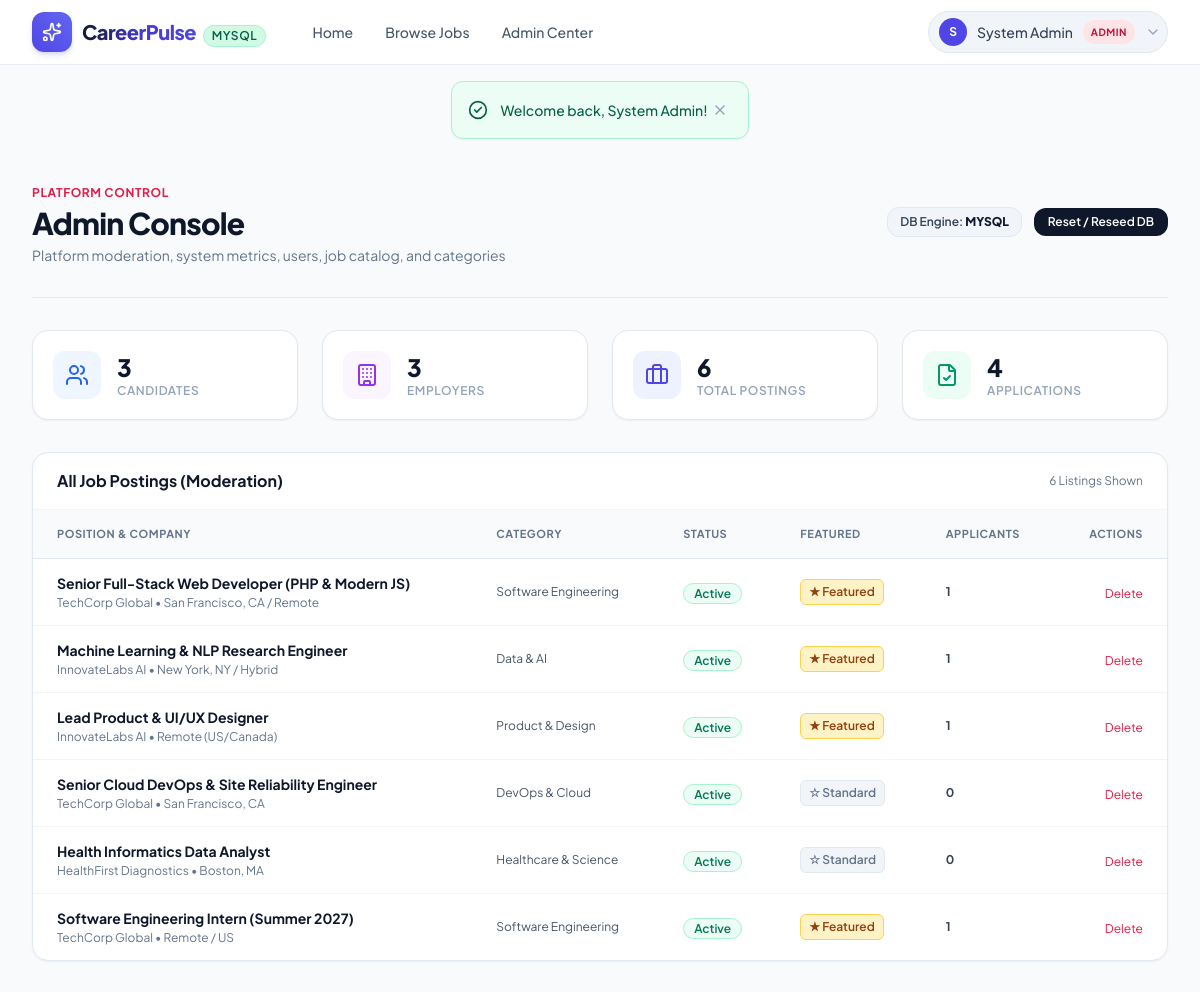
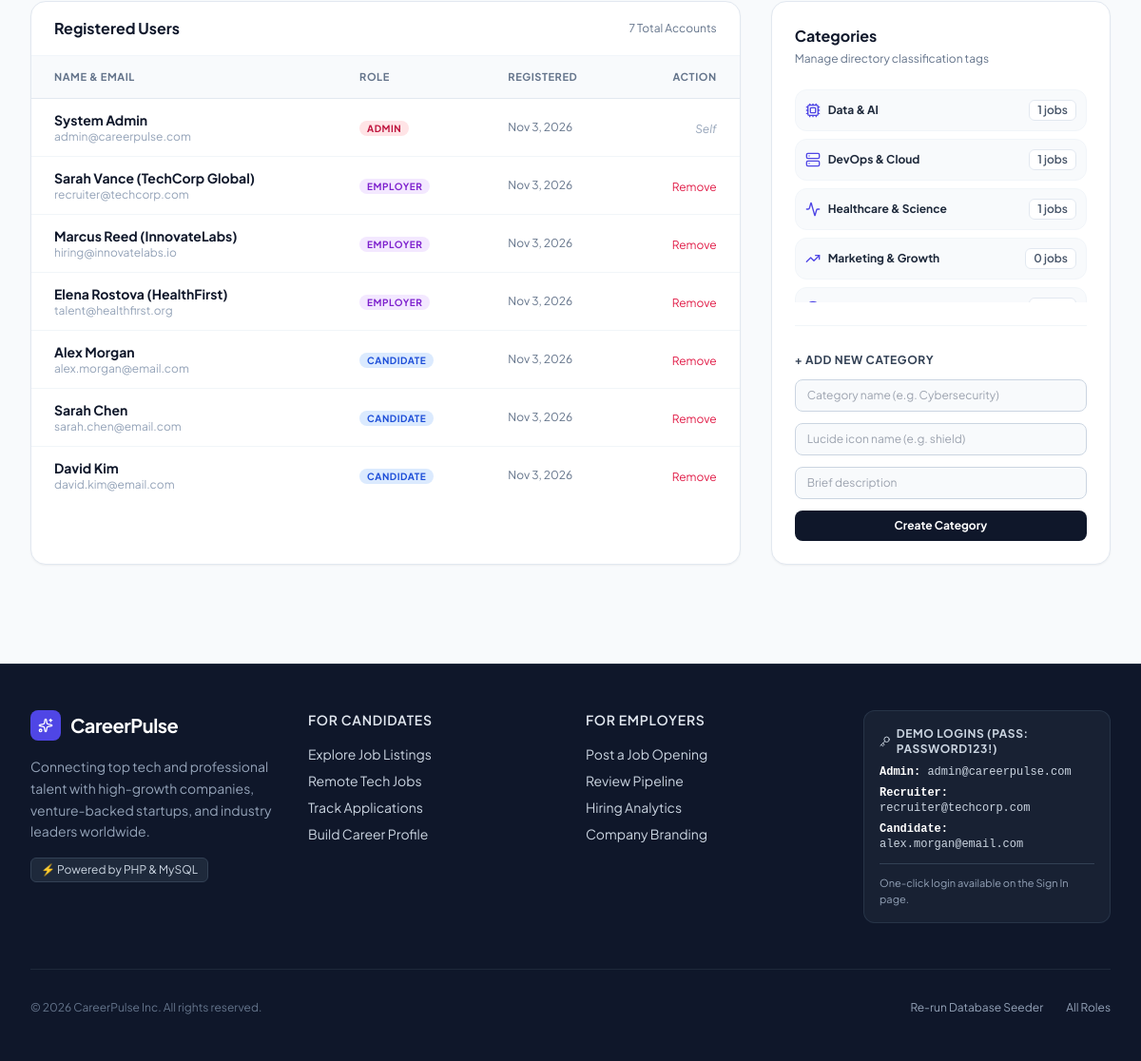
Page /admin/dashboard.php (signed in) on the committed database (2 pictures, top to bottom).
### tables this page shows
CREATE TABLE `users` (
    `id` INT AUTO_INCREMENT PRIMARY KEY,
    `name` VARCHAR(100) NOT NULL,
    `email` VARCHAR(150) NOT NULL UNIQUE,
    `password` VARCHAR(255) NOT NULL,
    `role` ENUM('candidate', 'employer', 'admin') DEFAULT 'candidate',
    `phone` VARCHAR(30) NULL,
    `avatar` VARCHAR(255) NULL,
    `created_at` TIMESTAMP DEFAULT CURRENT_TIMESTAMP,
    `updated_at` TIMESTAMP DEFAULT CURRENT_TIMESTAMP ON UPDATE CURRENT_TIMESTAMP
);

CREATE TABLE `jobs` (
    `id` INT AUTO_INCREMENT PRIMARY KEY,
    `employer_id` INT NOT NULL,
    `category_id` INT NOT NULL,
    `title` VARCHAR(200) NOT NULL,
    `slug` VARCHAR(220) NULL,
    `job_type` ENUM('full-time', 'part-time', 'contract', 'remote', 'internship') DEFAULT 'full-time',
    `experience_level` ENUM('entry', 'mid', 'senior', 'lead', 'executive') DEFAULT 'entry',
    `location` VARCHAR(150) NOT NULL,
    `is_remote` TINYINT(1) DEFAULT 0,
    `salary_min` INT NULL,
    `salary_max` INT NULL,
    `salary_currency` VARCHAR(10) DEFAULT 'USD',
    `description` MEDIUMTEXT NOT NULL,
    `requirements` MEDIUMTEXT NULL,
    `benefits` TEXT NULL,
    `status` ENUM('active', 'paused', 'closed') DEFAULT 'active',
    `is_featured` TINYINT(1) DEFAULT 0,
    `deadline` DATE NULL,
    `created_at` TIMESTAMP DEFAULT CURRENT_TIMESTAMP,
    `updated_at` TIMESTAMP DEFAULT CURRENT_TIMESTAMP ON UPDATE CURRENT_TIMESTAMP,
    FOREIGN KEY (`employer_id`) REFERENCES `users`(`id`) ON DELETE CASCADE,
    FOREIGN KEY (`category_id`) REFERENCES `categories`(`id`) ON DELETE RESTRICT
);

CREATE TABLE `categories` (
    `id` INT AUTO_INCREMENT PRIMARY KEY,
    `name` VARCHAR(100) NOT NULL UNIQUE,
    `slug` VARCHAR(100) NOT NULL UNIQUE,
    `icon` VARCHAR(50) DEFAULT 'briefcase',
    `description` VARCHAR(255) NULL
);

### admin/dashboard.php (the view, shortened to what the rows shown need)
<?php
require_once __DIR__ . '/../config/database.php';
require_once __DIR__ . '/../includes/helpers.php';
require_once __DIR__ . '/../includes/auth.php';
$adminUser = requireAuth('admin');
$users = dbFetchAll("SELECT id, name, email, role, phone, created_at FROM users ORDER BY created_at DESC");
$jobs = dbFetchAll("
    SELECT j.*, ep.company_name, c.name as category_name, COUNT(a.id) as app_count
    FROM jobs j
    LEFT JOIN employer_profiles ep ON ep.user_id = j.employer_id
    LEFT JOIN categories c ON c.id = j.category_id
    LEFT JOIN applications a ON a.job_id = j.id
    GROUP BY j.id
    ORDER BY j.created_at DESC
    LIMIT 20
");
$categories = dbFetchAll("
    SELECT c.*, COUNT(j.id) as job_count
    FROM categories c
    LEFT JOIN jobs j ON j.category_id = c.id
    GROUP BY c.id
    ORDER BY c.name ASC
");
require_once __DIR__ . '/../includes/header.php';
?>
<div class="max-w-7xl mx-auto px-4 sm:px-6 lg:px-8 py-10">
    <div class="flex flex-col sm:flex-row sm:items-center justify-between gap-4 pb-8 border-b border-slate-200">
        <div>
            <h1 class="text-2xl sm:text-3xl font-extrabold text-slate-900 tracking-tight mt-0.5">
                Admin Console
            </h1>
        </div>
    </div>
    <div class="bg-white rounded-2xl border border-slate-200 shadow-sm overflow-hidden mb-8">
        <div class="px-6 py-4 border-b border-slate-100 flex items-center justify-between">
            <h2 class="font-bold text-slate-900 text-base">All Job Postings (Moderation)</h2>
        </div>
        <div class="overflow-x-auto">
            <table class="w-full text-left text-sm">
                <thead class="bg-slate-50 text-[11px] uppercase tracking-wider text-slate-500 border-b border-slate-200 font-semibold">
                    <tr>
                        <th class="px-6 py-3.5">Position &amp; Company</th>
                        <th class="px-6 py-3.5">Category</th>
                        <th class="px-6 py-3.5">Status</th>
                        <th class="px-6 py-3.5">Featured</th>
                        <th class="px-6 py-3.5">Applicants</th>
                        <th class="px-6 py-3.5 text-right">Actions</th>
                    </tr>
                </thead>
                <tbody class="divide-y divide-slate-100">
                    <?php foreach ($jobs as $j): ?>
                        <tr class="hover:bg-slate-50/60 transition">
                            <td class="px-6 py-3.5">
                                <a href="<?= baseUrl('job_details.php?id=' . $j['id']) ?>" class="font-bold text-slate-900 hover:text-brand-600">
                                    <?= e($j['title']) ?>
                                </a>
                                <div class="text-xs text-slate-500 mt-0.5"><?= e($j['company_name'] ?? 'Company') ?> &bull; <?= e($j['location']) ?></div>
                            </td>
                            <td class="px-6 py-3.5 text-xs text-slate-600"><?= e($j['category_name']) ?></td>
                            <td class="px-6 py-3.5">
                                <?php $b = getStatusBadge($j['status']); ?>
                                <span class="px-2.5 py-0.5 rounded-full text-xs font-semibold border <?= $b['bg'] ?>">
                                    <?= $b['label'] ?>
                                </span>
                            </td>
                            <td class="px-6 py-3.5">
                                <form method="POST" class="inline-block">
                                    <button type="submit" class="text-xs font-semibold px-2 py-1 rounded-md border <?= $j['is_featured'] ? 'bg-amber-100 text-amber-800 border-amber-300' : 'bg-slate-100 text-slate-500 border-slate-200' ?>">
                                        <?= $j['is_featured'] ? '★ Featured' : '☆ Standard' ?>
                                    </button>
                                </form>
                            </td>
                            <td class="px-6 py-3.5 text-xs font-bold text-slate-700"><?= (int)$j['app_count'] ?></td>
                            <td class="px-6 py-3.5 text-right space-x-2">
                                <form method="POST" class="inline-block" onsubmit="return confirm('Delete this job listing?');">
                                    <button type="submit" class="text-xs text-rose-600 hover:underline">Delete</button>
                                </form>
                            </td>
                        </tr>
                    <?php endforeach; ?>
                </tbody>
            </table>
        </div>
    </div>
    <div class="grid grid-cols-1 lg:grid-cols-3 gap-8">
        <div class="lg:col-span-2 bg-white rounded-2xl border border-slate-200 shadow-sm overflow-hidden">
            <div class="px-6 py-4 border-b border-slate-100 flex items-center justify-between">
                <h2 class="font-bold text-slate-900 text-base">Registered Users</h2>
            </div>
            <div class="overflow-x-auto max-h-[480px]">
                <table class="w-full text-left text-sm">
                    <thead class="bg-slate-50 text-[11px] uppercase tracking-wider text-slate-500 border-b border-slate-200 font-semibold sticky top-0">
                        <tr>
                            <th class="px-6 py-3">Name &amp; Email</th>
                            <th class="px-6 py-3">Role</th>
                            <th class="px-6 py-3">Registered</th>
                            <th class="px-6 py-3 text-right">Action</th>
                        </tr>
                    </thead>
                    <tbody class="divide-y divide-slate-100">
                        <?php foreach ($users as $u): ?>
                            <tr class="hover:bg-slate-50/60 transition">
                                <td class="px-6 py-3">
                                    <div class="font-bold text-slate-900"><?= e($u['name']) ?></div>
                                    <div class="text-xs text-slate-400"><?= e($u['email']) ?></div>
                                </td>
                                <td class="px-6 py-3">
                                    <span class="px-2 py-0.5 rounded-full text-[10px] font-bold uppercase tracking-wider <?= $u['role'] === 'admin' ? 'bg-rose-100 text-rose-700' : ($u['role'] === 'employer' ? 'bg-purple-100 text-purple-700' : 'bg-blue-100 text-blue-700') ?>">
                                        <?= e($u['role']) ?>
                                    </span>
                                </td>
                                <td class="px-6 py-3 text-xs text-slate-500">
                                    <?= date('M j, Y', strtotime($u['created_at'])) ?>
                                </td>
                                <td class="px-6 py-3 text-right">
                                    <?php if ($u['id'] !== $adminUser['id']): ?>
                                        <form method="POST" class="inline-block" onsubmit="return confirm('Delete this user?');">
                                            <button type="submit" class="text-xs text-rose-600 hover:underline">Remove</button>
                                        </form>
                                    <?php else: ?>
                                        <span class="text-xs text-slate-400 italic">Self</span>
                                    <?php endif; ?>
                                </td>
                            </tr>
                        <?php endforeach; ?>
                    </tbody>
                </table>
            </div>
        </div>
        <div class="bg-white rounded-2xl border border-slate-200 shadow-sm p-6 space-y-6">
            <div class="space-y-2 max-h-56 overflow-y-auto">
                <?php foreach ($categories as $cat): ?>
                    <div class="flex items-center justify-between p-2.5 rounded-xl bg-slate-50 text-xs border border-slate-100">
                        <div class="flex items-center gap-2">
                            <i data-lucide="<?= e($cat['icon'] ?: 'briefcase') ?>" class="w-4 h-4 text-brand-600"></i>
                            <span class="font-bold text-slate-800"><?= e($cat['name']) ?></span>
                        </div>
                        <span class="px-2 py-0.5 bg-white rounded-md border border-slate-200 text-slate-600 font-semibold">
                            <?= (int)$cat['job_count'] ?> jobs
                        </span>
                    </div>
                <?php endforeach; ?>
            </div>
        </div>
    </div>
</div>
<?php require_once __DIR__ . '/../includes/footer.php'; ?>

### includes/header.php (shortened to what the rows shown need)
<?php
require_once __DIR__ . '/../config/database.php';
require_once __DIR__ . '/helpers.php';
require_once __DIR__ . '/auth.php';
$user = currentUser();
?>
<!DOCTYPE html>
<html lang="en" class="h-full bg-slate-50 text-slate-900 antialiased">
<head>
    <script src="https://cdn.tailwindcss.com"></script>
</head>
<body class="flex flex-col min-h-screen bg-slate-50 font-sans selection:bg-brand-500 selection:text-white">
<header class="sticky top-0 z-50 glass-nav border-b border-slate-200/80 transition-all">
    <div class="max-w-7xl mx-auto px-4 sm:px-6 lg:px-8">
        <div class="flex items-center justify-between h-16">
            <div class="flex items-center gap-3">
                <?php if ($user): ?>
                    <div class="relative group">
                        <button class="flex items-center gap-2.5 p-1.5 pl-2.5 rounded-full bg-slate-100 hover:bg-slate-200/80 transition text-slate-700 font-medium text-sm border border-slate-200">
                            <span class="w-7 h-7 rounded-full bg-brand-600 text-white text-xs font-bold flex items-center justify-center">
                                <?= strtoupper(substr($user['name'], 0, 1)) ?>
                            </span>
                            <span class="hidden sm:inline max-w-[120px] truncate"><?= e($user['name']) ?></span>
                            <span class="text-[10px] uppercase font-bold tracking-wider px-2 py-0.5 rounded-full <?= $user['role'] === 'employer' ? 'bg-purple-100 text-purple-700' : ($user['role'] === 'admin' ? 'bg-rose-100 text-rose-700' : 'bg-blue-100 text-blue-700') ?>">
                                <?= e($user['role']) ?>
                            </span>
                            <i data-lucide="chevron-down" class="w-4 h-4 text-slate-400"></i>
                        </button>
                    </div>
                <?php endif; ?>
            </div>
        </div>
    </div>
</header>
<main class="flex-grow">

### rows in the picture
users: name "S", name "System Admin", role "ADMIN", email "admin@careerpulse.com", created_at "Nov 3, 2026", shows "Self"
jobs: title "Senior Full-Stack Web Developer (PHP & Modern JS)", company_name "TechCorp Global", location "San Francisco, CA / Remote", category.name "Software Engineering", status "Active", is_featured "★ Featured", app_count "1"
jobs: title "Machine Learning & NLP Research Engineer", company_name "InnovateLabs AI", location "New York, NY / Hybrid", category.name "Data & AI", status "Active", is_featured "★ Featured", app_count "1"
jobs: title "Lead Product & UI/UX Designer", company_name "InnovateLabs AI", location "Remote (US/Canada)", category.name "Product & Design", status "Active", is_featured "★ Featured", app_count "1"
jobs: title "Senior Cloud DevOps & Site Reliability Engineer", company_name "TechCorp Global", location "San Francisco, CA", category.name "DevOps & Cloud", status "Active", is_featured "☆ Standard", app_count "0"
jobs: title "Health Informatics Data Analyst", company_name "HealthFirst Diagnostics", location "Boston, MA", category.name "Healthcare & Science", status "Active", is_featured "☆ Standard", app_count "0"
jobs: title "Software Engineering Intern (Summer 2027)", company_name "TechCorp Global", location "Remote / US", category.name "Software Engineering", status "Active", is_featured "★ Featured", app_count "1"
users: name "Sarah Vance (TechCorp Global)", email "recruiter@techcorp.com", role "EMPLOYER", created_at "Nov 3, 2026"
users: name "Marcus Reed (InnovateLabs)", email "hiring@innovatelabs.io", role "EMPLOYER", created_at "Nov 3, 2026"
users: name "Elena Rostova (HealthFirst)", email "talent@healthfirst.org", role "EMPLOYER", created_at "Nov 3, 2026"
users: name "Alex Morgan", email "alex.morgan@email.com", role "CANDIDATE", created_at "Nov 3, 2026"
users: name "Sarah Chen", email "sarah.chen@email.com", role "CANDIDATE", created_at "Nov 3, 2026"
users: name "David Kim", email "david.kim@email.com", role "CANDIDATE", created_at "Nov 3, 2026"
categories: name "Data & AI", job_count "1"
categories: name "DevOps & Cloud", job_count "1"
categories: name "Healthcare & Science", job_count "1"
categories: name "Marketing & Growth", job_count "0"

### other values in the picture
$activeDriver "MYSQL"
$flash['message'] "Welcome back, System Admin!"
getActiveDriver() "MYSQL"
$totalCandidates "3"
$totalEmployers "3"
$totalJobs "6"
$totalApps "4"
count($jobs) "6"
count($users) "7"
